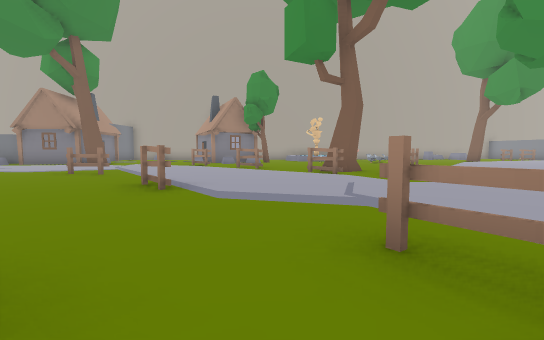
View 1 (above)

24 first-person views from a walk through a Unity game level. The camera is 1.5 m above the floor, tilts 4° down and sees 90° across. The floor is counted in squares, 2.62 m on a side. Each view is taken from the middle of a square. On the plan, view 1 faces up. The plan holds only what a view shows up to about 9 squares ahead; the rest is blank. The place goes on beyond the plan. The player character is not drawn. Some animated figures are not drawn. Some surface patterns are stand-ins.

View 2
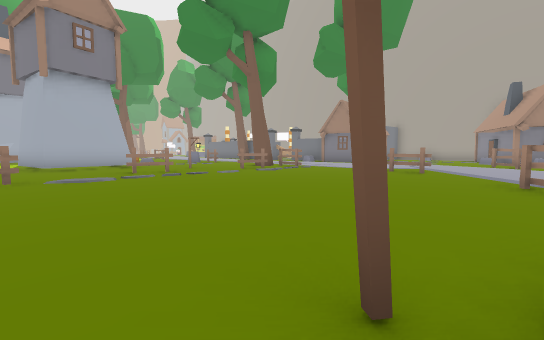

View 3
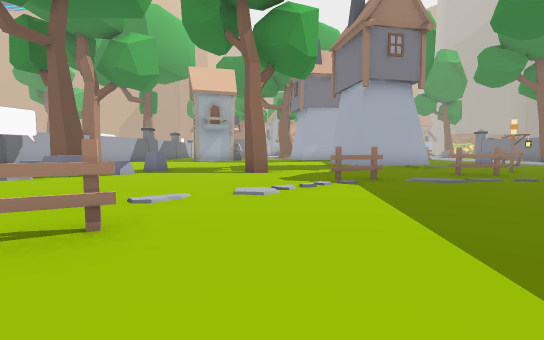

View 4
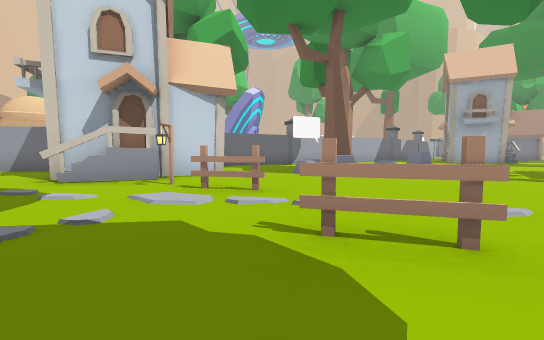

View 5
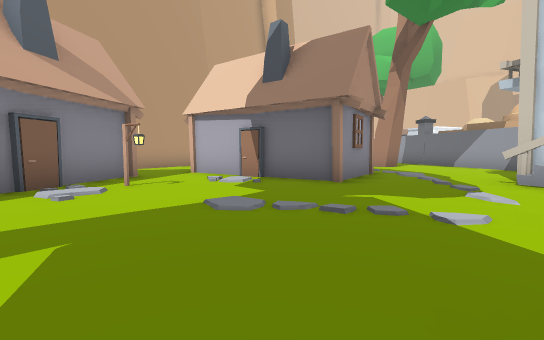

View 6
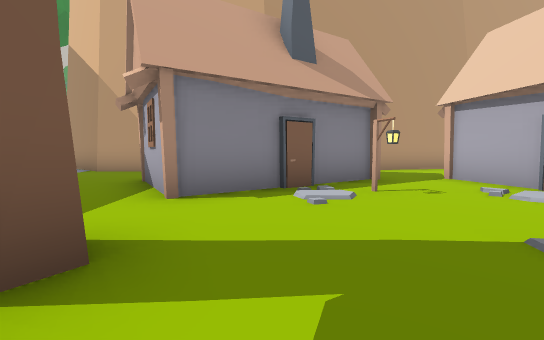

View 7
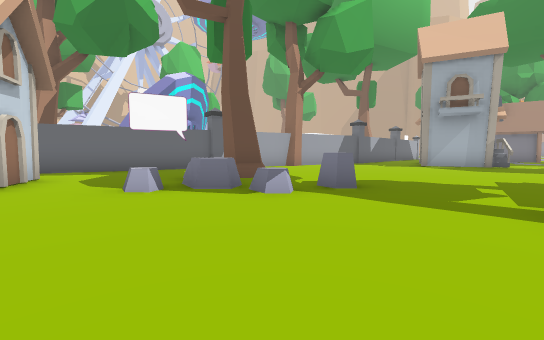

View 8
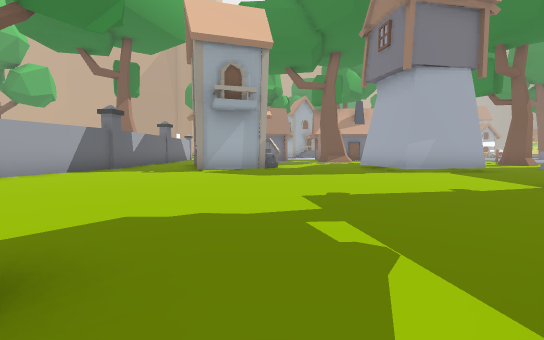

View 9
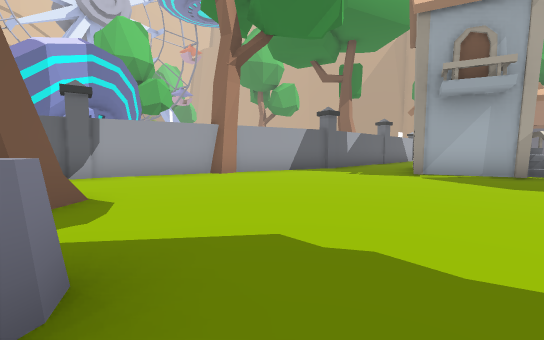

View 10
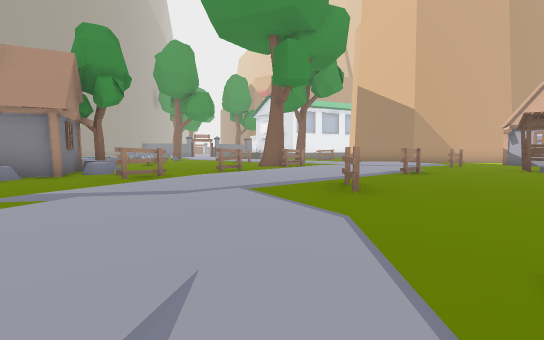

View 11
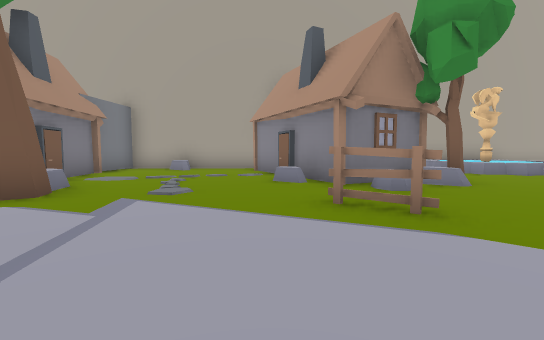

View 12
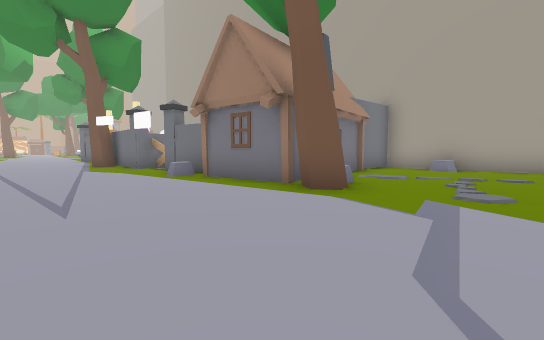

View 13
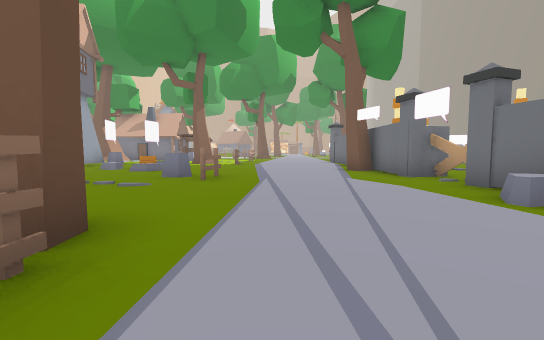

View 14
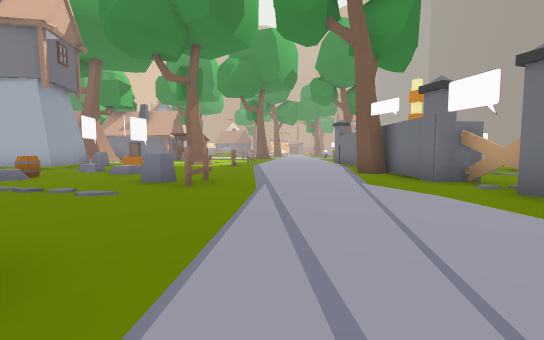

View 15
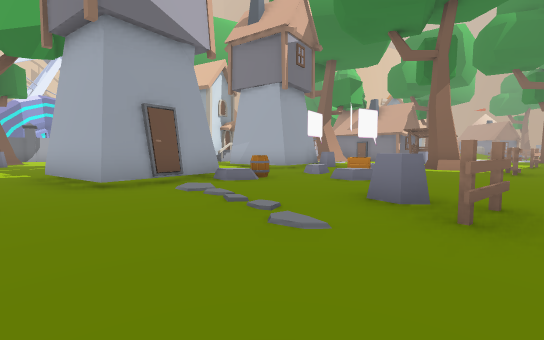

View 16
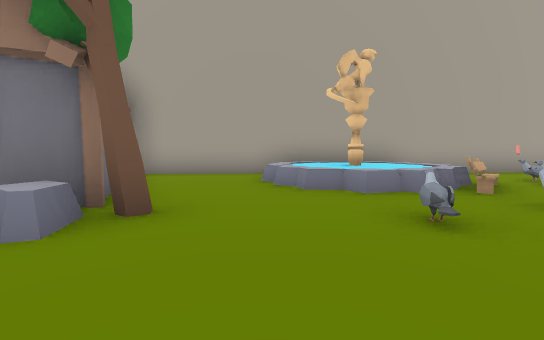

View 17
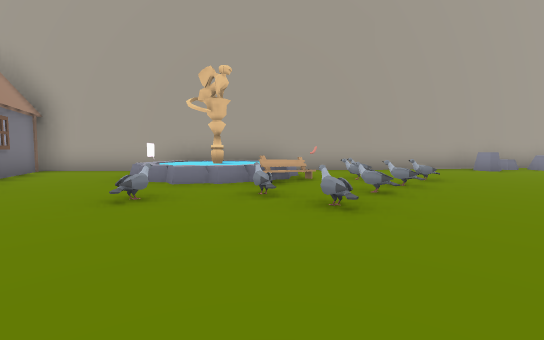

View 18
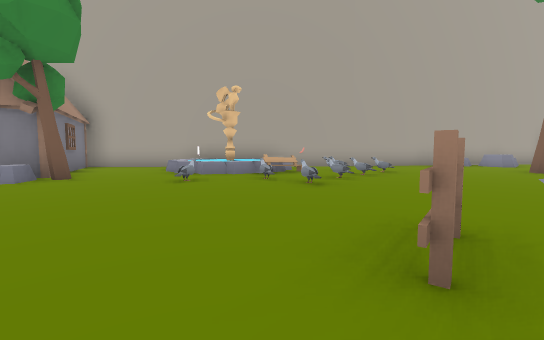

View 19
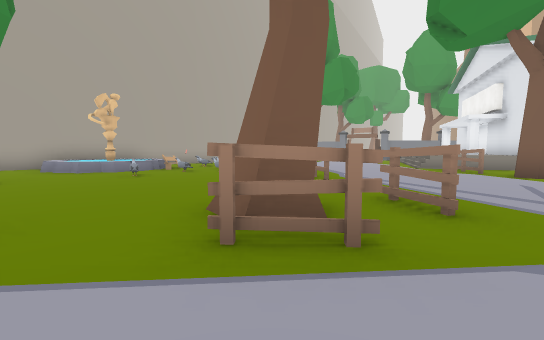

View 20
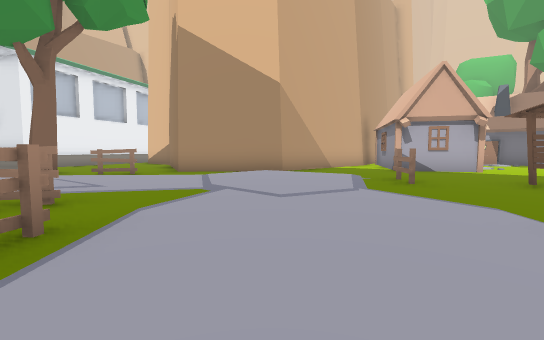

View 21
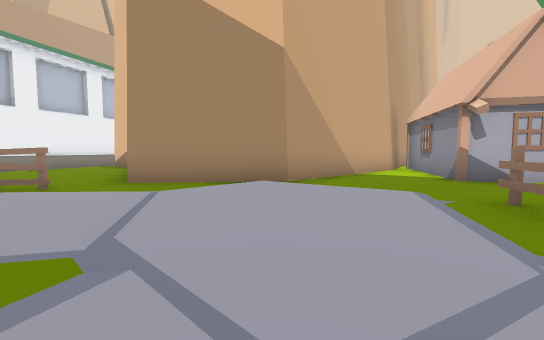

View 22
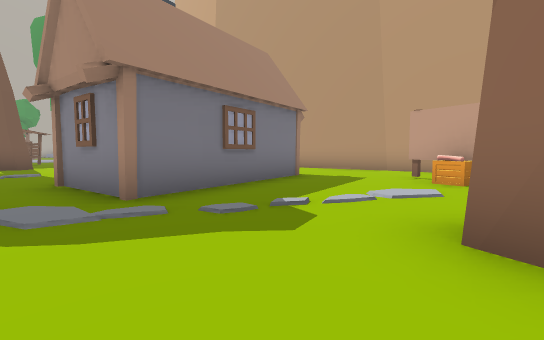

View 23
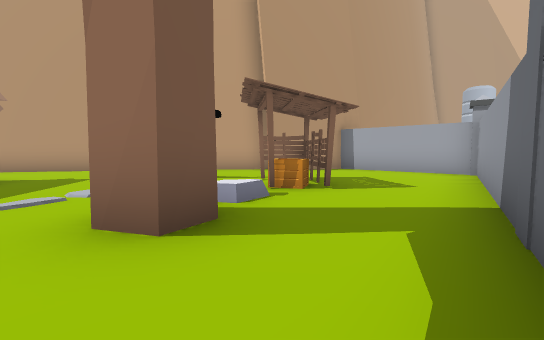

View 24
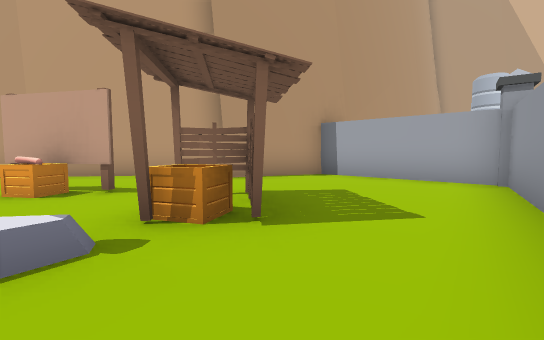

### Floor plan
Key: @ floor where view 1 was taken; # wall or solid block; x gap in a wall; . main floor; : floor 0.25 m higher than the main floor; / step, stairs or slope; = window, fence, low wall or low ledge; O other object.
Columns run from 19 left of view 1 to 9 right of it. Each row starts with its distance up from view 1.
 19                          ####
 18           ###########OOO##...
 17           #.O.. O...OOOO.....
 16   OO      #....##O..OOOOOO...
 15          O#....O##...OOOOOO..
 14           #....O##OO...OOO...
 13    ...    #O....#OO..O=.O....
 12   OO.OO####Ox....O..........
 11   ###...O.......O..........
 10  .......................O...
  9  .................OO....O....
  8  ...................##.......
  7 O....O...#O...OO.....OO.....O
  6 .....O...#  ................O
  5 ..........O......O........O..
  4  OOO.............O...::......
  3  .O.O....#........../:::/.#..
  2  ....OO#..O..........:::/##
  1  O... .#.........O..O//.##
  0  #...###.........OO@....#
 -1  #.........O............#
 -2 O..........O....  ...O..#
 -3  ........O.......#..# O.#
 -4 ..............O.....###.#
 -5 O.............O.....###O
 -6 O.......O.............#
 -7 OO.......O...OO.........##
 -8 .........OO...O.....##...#
 -9 ........#O........#   O..#
-10 ###..... ...#OOO..OOOOO..#
-11   #### . ...O  O..O......#
-12       ####..   ........O.##
-13          ###   ........OO.#
-14                # ..# .=O..#
-15                ##....OO..##
-16                  ##...O...#
-17                   ###.....#
-18                     ##...##
-19                      #####
-20                        #

Positions as (right, up) in squares from view 1, and headings:
1: (0, 0), facing up
2: (-2, -1), facing up-left
3: (-3, -3), facing left
4: (-3, -4), facing down-left
5: (-4, -4), facing down-right
6: (-3, -4), facing right
7: (-7, -4), facing down-left
8: (-10, -5), facing left
9: (-11, -5), facing down-left
10: (-9, 8), facing right
11: (-4, 8), facing up
12: (-5, 8), facing up-left
13: (-8, 8), facing left
14: (-9, 8), facing left
15: (-11, 7), facing down-left
16: (1, 11), facing up
17: (4, 10), facing up
18: (4, 8), facing up
19: (0, 6), facing up-right
20: (-1, 7), facing down-right
21: (1, 5), facing down-right
22: (-2, -14), facing up-right
23: (-2, -15), facing right
24: (0, -16), facing right
